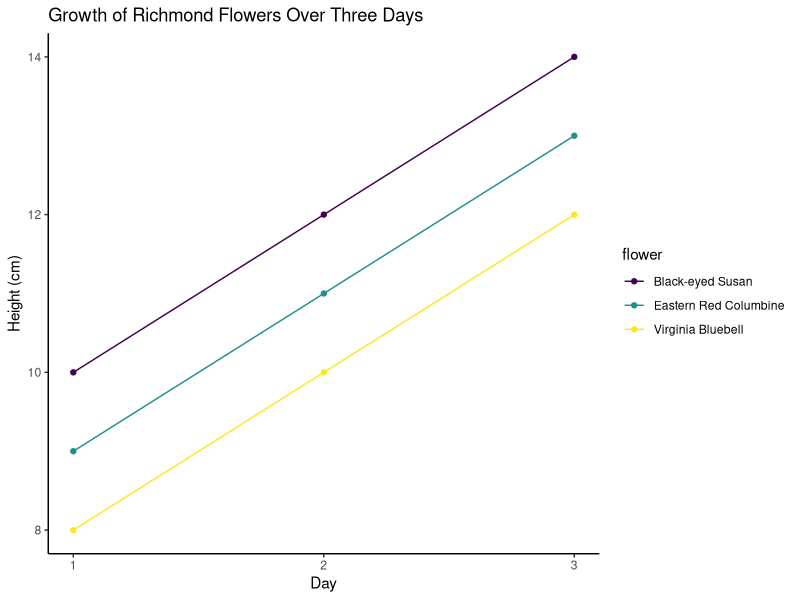
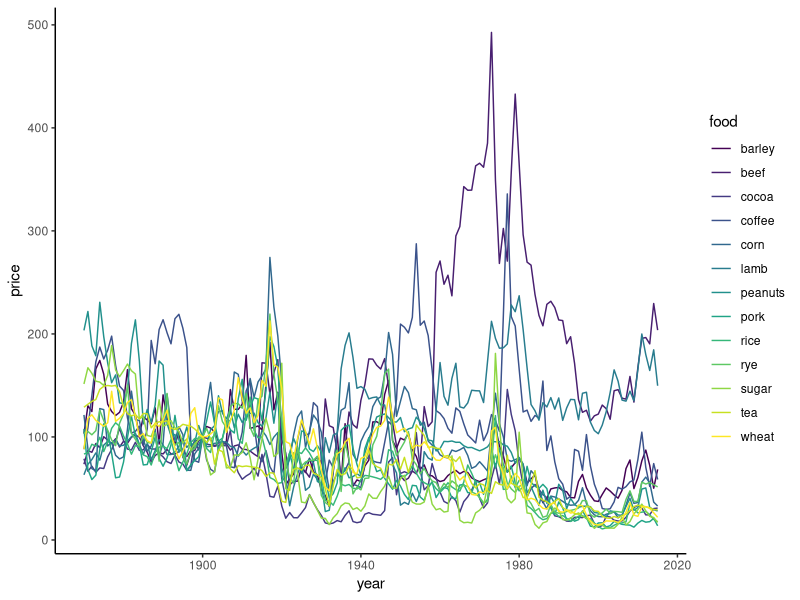
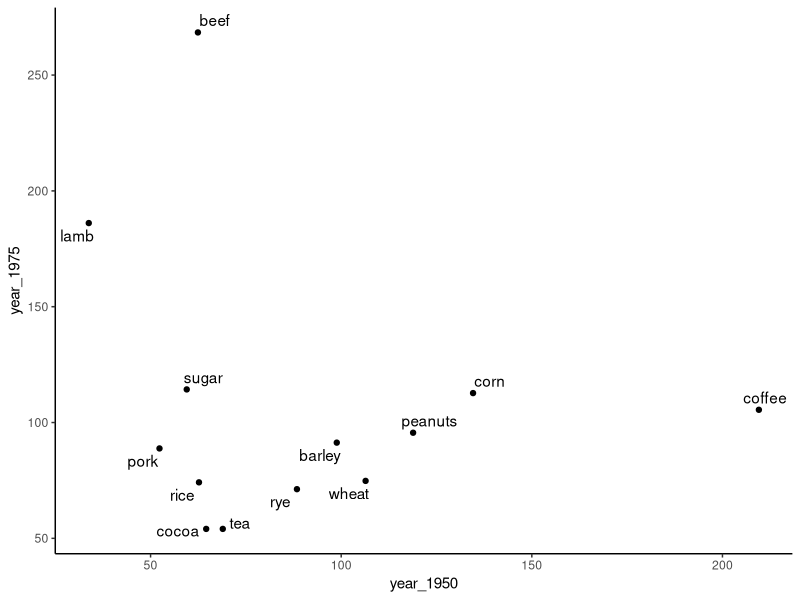
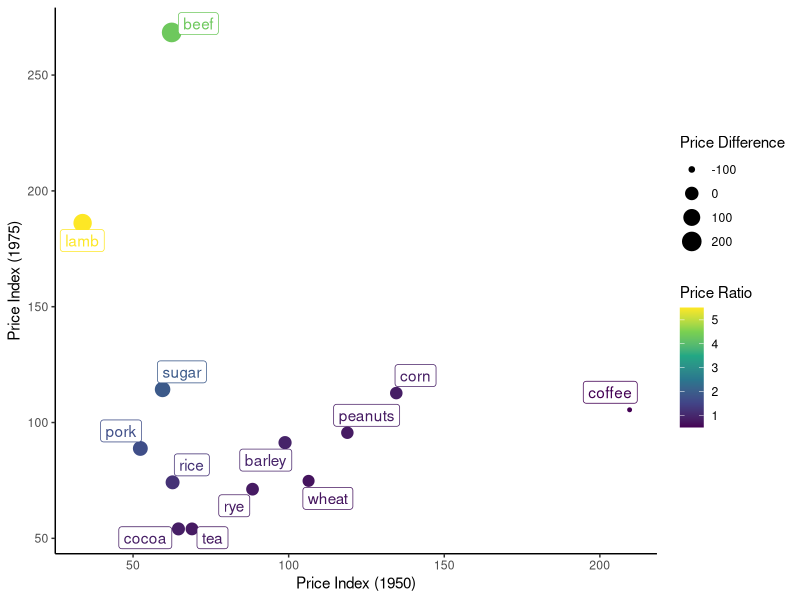
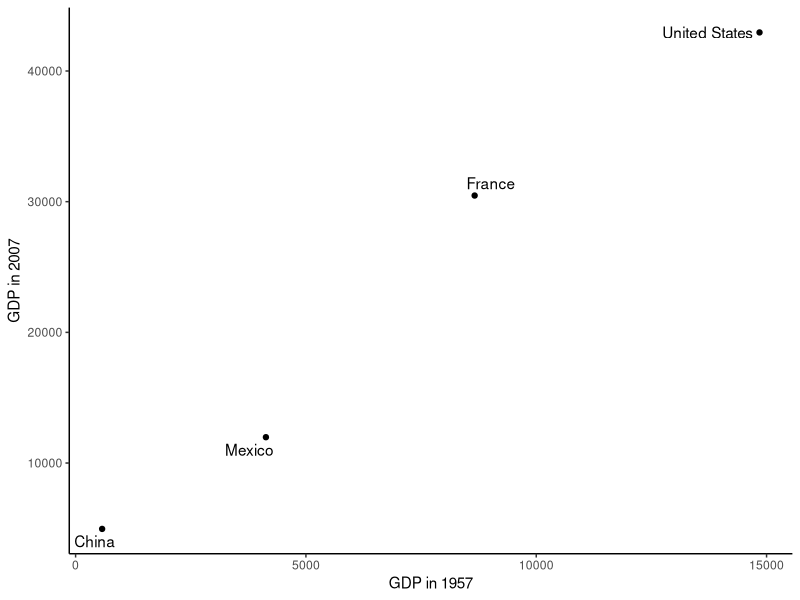

Generate these figures, in order, with R:
## ---- chunk 1
#| message: false

library(tidyverse)
library(ggrepel)

flower <- c("Black-eyed Susan", "Virginia Bluebell", "Eastern Red Columbine")
height_day1 <- c(10, 8, 9)
height_day2 <- c(12, 10, 11)
height_day3 <- c(14, 12, 13)

flowers_wide <- tibble(
  flower,
  height_day1,
  height_day2,
  height_day3
)

flowers_wide
## ---- chunk 2
flowers_long <- flowers_wide |>
  pivot_longer(
    # pivoting longer every column EXCEPT (!) flower
    cols = !flower,
    names_to = "day",
    names_prefix = "height_day",
    names_transform = as.integer,
    values_to = "height"
  )

flowers_long |>
  arrange(day)
## ---- chunk 3
flowers_wide |>
  mutate(total_growth = height_day3 - height_day1)
## ---- chunk 4
flowers_long |>
  ggplot(aes(x = day, y = height, color = flower)) +
  geom_line() +
  geom_point() +
  labs(
    title = "Growth of Richmond Flowers Over Three Days",
    x = "Day",
    y = "Height (cm)"
  ) +
  # only plot the days in the data on x-axis:
  scale_x_continuous(breaks = flowers_long |>
    distinct(day) |>
    pull(day)) +
  scale_color_viridis_d() +
  theme_classic()
## ---- chunk 5
#| message: false
food_prices <- read_csv("../data/food_prices.csv")

food_prices |>
  slice_sample(n = 5) |>
  arrange(year)
## ---- chunk 6
food_prices |>
  pivot_longer(cols = !year)
## ---- chunk 7
food_prices |>
  pivot_longer(cols = !year, names_to = "food", values_to = "price")
## ---- chunk 8
food_prices |>
  pivot_longer(!year, names_to = "food", values_to = "price") |>
  ggplot(aes(x = year, y = price, color = food)) +
  geom_line() +
  scale_color_viridis_d() +
  theme_classic()
## ---- chunk 9
food_prices_long <- food_prices |>
  filter(year %in% c(1950, 1975)) |>
  pivot_longer(!year, names_to = "food", values_to = "price")

food_prices_long |>
  slice_sample(n = 5)
## ---- chunk 10
food_prices_long |>
  pivot_wider(names_from = year, values_from = price)
## ---- chunk 11
food_prices_long |>
  pivot_wider(
    names_from = year, values_from = price, names_prefix = "year_"
  )
## ---- chunk 12
food_prices_long |>
  pivot_wider(
    names_from = year, values_from = price,
    names_prefix = "year_"
  ) |>
  ggplot(aes(x = year_1950, y = year_1975)) +
  geom_point() +
  geom_text_repel(aes(label = food)) +
  theme_classic()
## ---- chunk 13
food_prices_long |>
  pivot_wider(names_from = year, values_from = price, names_prefix = "year_") |>
  # get the price ratio and difference:
  mutate(
    price_ratio = year_1975 / year_1950,
    price_diff = year_1975 - year_1950
  ) |>
  ggplot(aes(x = year_1950, y = year_1975, color = price_ratio)) +
  geom_point(aes(size = price_diff)) +
  geom_label_repel(aes(label = food)) +
  labs(
    x = "Price Index (1950)", y = "Price Index (1975)",
    color = "Price Ratio", size = "Price Difference"
  ) +
  scale_color_viridis_c() +
  theme_classic()
## ---- chunk 14
#| message: false
hans <- read_csv("../data/hans_roslin.csv")
hans <- hans |>
  filter(year %in% c(1957, 2007)) |>
  filter(country %in% c(
    "United States", "France",
    "China", "Mexico"
  )) |>
  select(country, year, gdp)
hans
## ---- chunk 15
hans |>
  pivot_wider(names_from = country, values_from = gdp)
## ---- chunk 16
hans |>
  pivot_wider(
    names_from = year, values_from = gdp,
    names_prefix = "year_"
  )
## ---- chunk 17
hans |>
  pivot_wider(names_from = country, values_from = gdp) |>
  mutate(us_gdp_diff = `United States` - (France + Mexico + China))
## ---- chunk 18
hans |>
  pivot_wider(
    names_from = year, values_from = gdp,
    names_prefix = "year_"
  ) |>
  ggplot(aes(year_1957, year_2007)) +
  geom_point() +
  geom_text_repel(aes(label = country)) +
  labs(x = "GDP in 1957", y = "GDP in 2007") +
  theme_classic()
